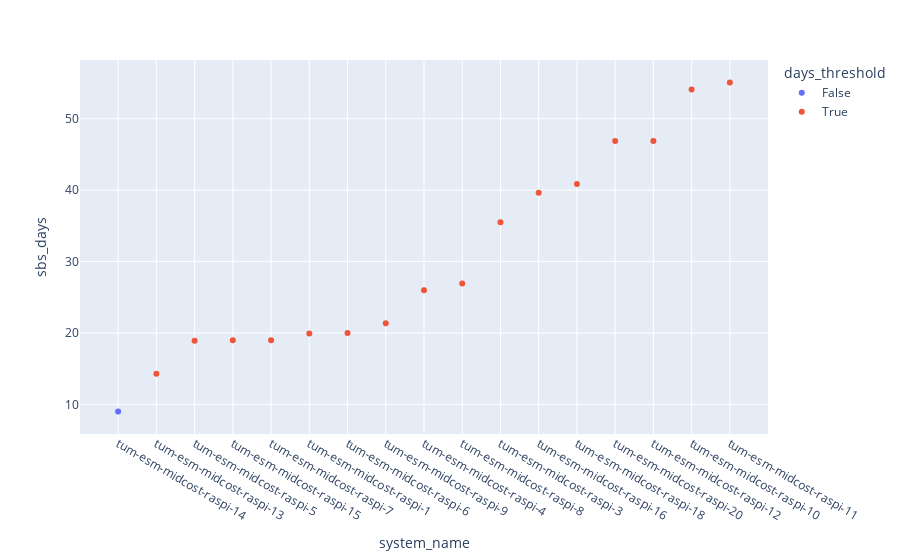

Notebook cell for this chart:
### Code cell
# 144 * 10 minute intervals in 1 day - 3 * 10 min intervals in one calibration
# 24* 1h interval in 1 day

df_plot = df_all_sbs_filtered.sort("creation_timestamp") \
    .group_by("system_name") \
    .agg([(pl.col("gmp343_corrected").count() / 24).alias("sbs_days"),
          pl.col("system_id"),
          ]) \
    .with_columns((pl.col("sbs_days") > 14).alias("days_threshold")) \
    .sort("sbs_days")
    
fig = px.scatter(df_plot, x="system_name", y="sbs_days", color="days_threshold")
fig.show()

### Figure 1 — Plotly figure (JSON) as saved in the notebook; plotly's stock layout.template omitted (floating-point values rounded to 4 significant figures)
{"data": [{"hovertemplate": "days_threshold=False<br>system_name=%{x}<br>sbs_days=%{y}<extra></extra>", "legendgroup": "False", "marker": {"color": "#636efa", "symbol": "circle"}, "mode": "markers", "name": "False", "orientation": "v", "showlegend": true, "type": "scatter", "x": ["tum-esm-midcost-raspi-14"], "xaxis": "x", "y": [9], "yaxis": "y"}, {"hovertemplate": "days_threshold=True<br>system_name=%{x}<br>sbs_days=%{y}<extra></extra>", "legendgroup": "True", "marker": {"color": "#EF553B", "symbol": "circle"}, "mode": "markers", "name": "True", "orientation": "v", "showlegend": true, "type": "scatter", "x": ["tum-esm-midcost-raspi-13", "tum-esm-midcost-raspi-5", "tum-esm-midcost-raspi-15", "tum-esm-midcost-raspi-7", "tum-esm-midcost-raspi-1", "tum-esm-midcost-raspi-6", "tum-esm-midcost-raspi-9", "tum-esm-midcost-raspi-4", "tum-esm-midcost-raspi-8", "tum-esm-midcost-raspi-3", "tum-esm-midcost-raspi-16", "tum-esm-midcost-raspi-18", "tum-esm-midcost-raspi-20", "tum-esm-midcost-raspi-12", "tum-esm-midcost-raspi-10", "tum-esm-midcost-raspi-11"], "xaxis": "x", "y": [14.29, 18.92, 19, 19, 19.92, 20, 21.38, 26, 26.92, 35.5, 39.62, 40.88, 46.88, 46.88, 54.08, 55.08], "yaxis": "y"}], "layout": {"legend": {"title": {"text": "days_threshold"}, "tracegroupgap": 0}, "margin": {"t": 60}, "xaxis": {"anchor": "y", "domain": [0, 1], "title": {"text": "system_name"}}, "yaxis": {"anchor": "x", "domain": [0, 1], "title": {"text": "sbs_days"}}}}
